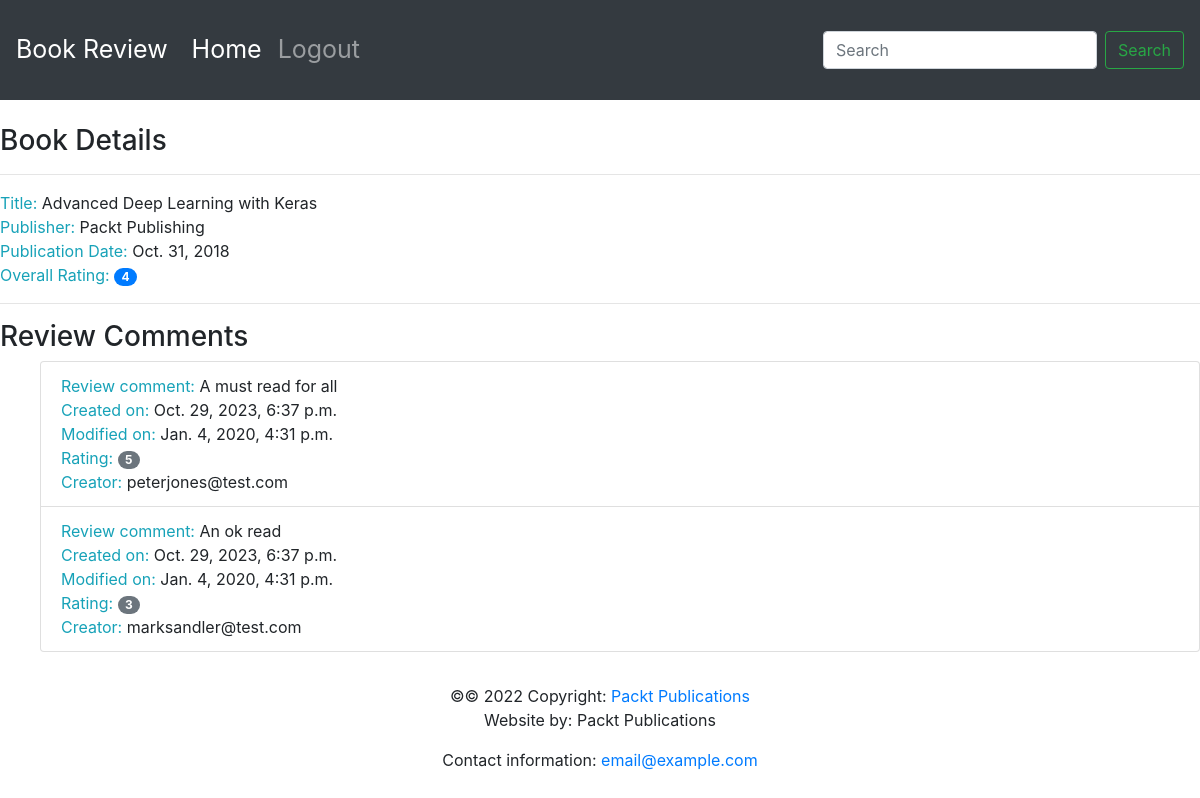
Page /books/1/ on the committed database.
### reviews/models.py (models this page shows, shortened)
class Book(models.Model):
    title = models.CharField(max_length=70,
                             help_text="The title of the book.")
    publication_date = models.DateField(
        verbose_name="Date the book was published.")
    isbn = models.CharField(max_length=20,
                            verbose_name="ISBN number of the book.")
    publisher = models.ForeignKey(Publisher,
                                  on_delete=models.CASCADE)
    contributors = models.ManyToManyField('Contributor',
                                          through="BookContributor")

class Publisher(models.Model):
    name = models.CharField(max_length=50,
                            help_text="The name of the Publisher.")
    website = models.URLField(help_text="The Publisher's website.")
    email = models.EmailField(help_text="The Publisher's email address.")
    def __str__(self):
        return self.name

class Review(models.Model):
    content = models.TextField(help_text="The Review text.")
    rating = models.IntegerField(help_text="The rating the reviewer has given.")
    date_created = models.DateTimeField(auto_now_add=True,
                                        help_text="The date and time the review was created.")
    date_edited = models.DateTimeField(null=True,
                                       help_text="The date and time the review was last edited.")
    creator = models.ForeignKey(auth.get_user_model(), on_delete=models.CASCADE)
    book = models.ForeignKey(Book, on_delete=models.CASCADE,
                             help_text="The Book that this review is for.")

### reviews/views.py (the view)
# urls.py: path('books/<int:pk>/', views.book_detail, name='book_detail')
def book_detail(request, pk):
    book = get_object_or_404(Book, pk=pk)
    reviews = book.review_set.all()
    if reviews:
        book_rating = average_rating([review.rating for review in reviews])
        context = {
            "book": book,
            "book_rating": book_rating,
            "reviews": reviews
        }
    else:
        context = {
            "book": book,
            "book_rating": None,
            "reviews": None
        }
    return render(request, "reviews/book_detail.html", context)

### reviews/utils.py (called while the page is built)
def average_rating(rating_list):
    if not rating_list:
        return 0
    return round(sum(rating_list) / len(rating_list))

### reviews/templates/reviews/book_detail.html
{% extends 'reviews/base.html' %}
{% block content %}
      <br>
      <h3>Book Details</h3>
      <hr>
      <span class="text-info">Title: </span> <span>{{ book.title }}</span>
      <br>
      <span class="text-info">Publisher: </span><span>{{ book.publisher }}</span>
      <br>
      <span class="text-info">Publication Date: </span><span>{{ book.publication_date }}</span>
      <br>
      {% if not reviews %}
            <hr>
            <h3>Be the first one to write a review.</h3>
      {% else %}
            <span class="text-info">Overall Rating: </span><span class="badge badge-primary badge-pill">{{ book_rating }}</span>
            <br>
            <hr>
            <h3>Review Comments</h3>
            <ul>
            {% for review in reviews %}
                  <li class="list-group-item">
                        <span class="text-info">Review comment: </span> <span>{{ review.content }}</span>
                        <br>
                        <span class="text-info">Created on: </span><span>{{ review.date_created }}</span>
                        <br>
                        <span class="text-info">Modified on: </span><span>{{ review.date_edited }}</span>
                        <br>
                        <span class="text-info">Rating: </span><span class="badge badge-secondary badge-pill">{{ review.rating }}</span>
                        <br>
                        <span class="text-info">Creator: </span><span>{{ review.creator.username }}</span>
                        <br>
                  </li>
            {% endfor %}
            </ul>
      {% endif %}
{% endblock %}

### rows in the picture
Book: title "Advanced Deep Learning with Keras", publisher "Packt Publishing", publication_date "Oct. 31, 2018"
Review: content "A must read for all", date_created "Oct. 29, 2023, 6:37 p.m.", date_edited "Jan. 4, 2020, 4:31 p.m.", rating "5", creator.username "peterjones@test.com"
Review: content "An ok read", date_created "Oct. 29, 2023, 6:37 p.m.", date_edited "Jan. 4, 2020, 4:31 p.m.", rating "3", creator.username "marksandler@test.com"

### other values in the picture
{{ book_rating }} "4"
